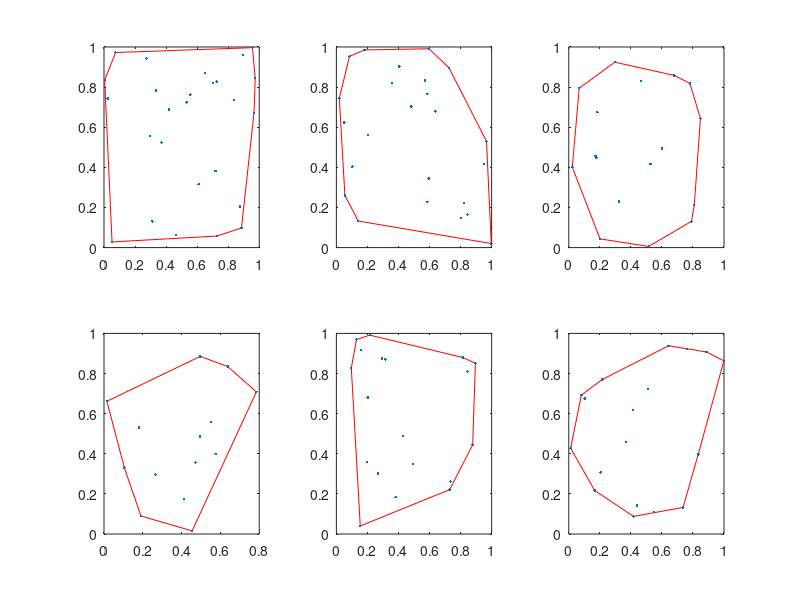

The MATLAB source for this figure:
%hompoich.m
for i=1:6
   N = poissrnd(20);
   x = rand(N,2);
   k = convhull(x(:,1),x(:,2));
   [K,v] =  convhulln(x); %v is the area
   subplot(2,3,i);
   plot(x(k,1),x(k,2),'r-',x(:,1),x(:,2),'.')
end
